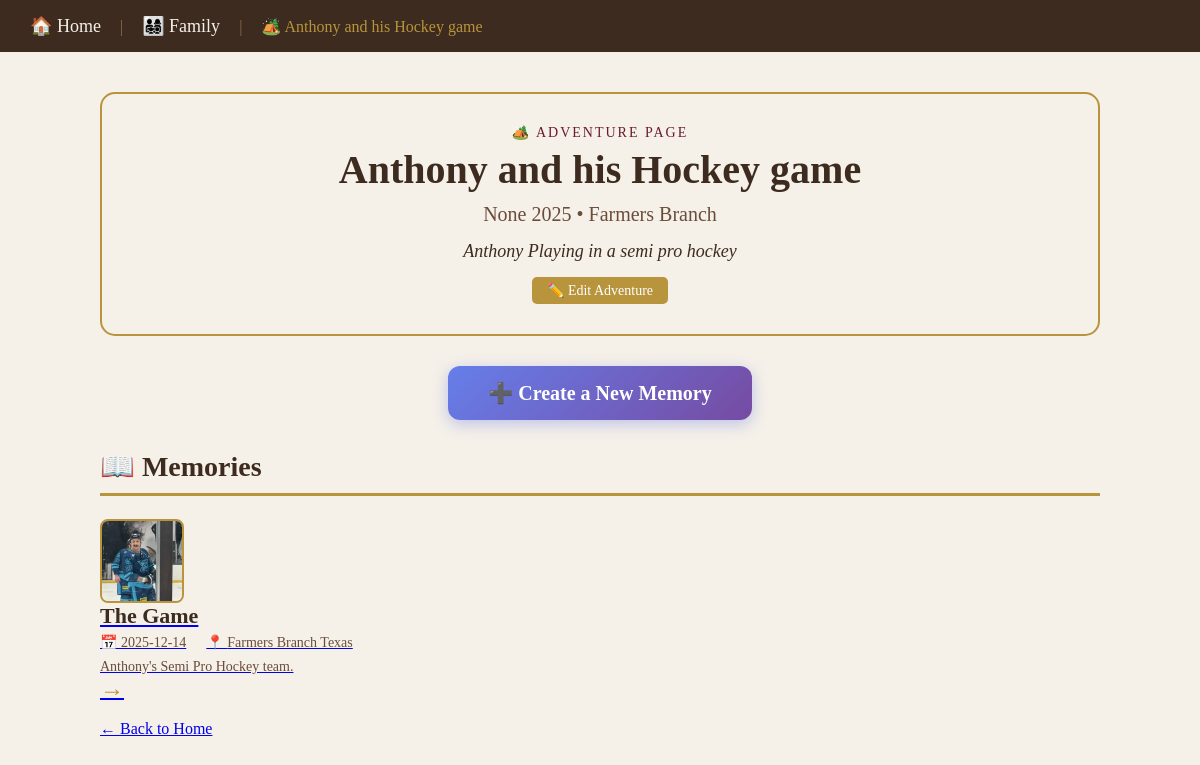
/adventure/2 (signed in), run on the app's committed database.
### tables this page shows
CREATE TABLE events (
            id INTEGER PRIMARY KEY AUTOINCREMENT,
            family_id INTEGER NOT NULL,
            name TEXT NOT NULL,
            year TEXT,
            location TEXT,
            description TEXT, month TEXT,
            FOREIGN KEY(family_id) REFERENCES families(id)
        );

CREATE TABLE posts (
            id INTEGER PRIMARY KEY AUTOINCREMENT,
            family_id INTEGER NOT NULL,
            event_id INTEGER,
            title TEXT NOT NULL,
            adventure_day TEXT,
            date TEXT,
            people TEXT,
            story TEXT,
            favorite_memory TEXT,
            funniest_moment TEXT,
            something_learned TEXT,
            thankful_for TEXT,
            rating TEXT,
            adventure_photo TEXT,
            hero_caption TEXT,
            latitude REAL,
            longitude REAL,
            FOREIGN KEY(family_id) REFERENCES families(id),
            FOREIGN KEY(event_id) REFERENCES events(id)
        );

### app.py (the view)
@app.route("/adventure/<int:adventure_id>")
def adventure_detail(adventure_id):
    conn = get_db_connection()
    event = conn.execute("SELECT * FROM events WHERE id = ? AND family_id = ?", (adventure_id, current_user.family_id)).fetchone()
    if event is None:
        conn.close()
        return "Adventure not found", 404
    posts = conn.execute(
        "SELECT * FROM posts WHERE event_id = ? AND family_id = ? ORDER BY date",
        (adventure_id, current_user.family_id)
    ).fetchall()
    conn.close()
    return render_template("event.html", event=event, posts=posts)

### app.py (called while the page is built)
def get_db_connection():
    conn = sqlite3.connect(DB_NAME)
    conn.row_factory = sqlite3.Row
    return conn

@login_manager.user_loader
def load_user(user_id):
    conn = get_db_connection()
    user = conn.execute("SELECT * FROM users WHERE id = ?", (user_id,)).fetchone()
    conn.close()
    if user:
        return User(
            user["id"],
            user["family_id"],
            user["username"],
            user["email"],
            user["full_name"],
            user["is_admin"]
        )
    return None

@app.context_processor
def inject_user():
    return dict(current_user=current_user)

### templates/event.html (shortened to what this page needs)
<!DOCTYPE html>
<html lang="en">
<head>
</head>
<body>
<div class="nav">
    <div>
        <a href="/">🏠 Home</a>
        <span style="margin: 0 15px; color: #8b6b4a;">|</span>
        <a href="/family-members">👨‍👩‍👧‍👦 Family</a>
        <span style="margin: 0 15px; color: #8b6b4a;">|</span>
        <span style="color: #b8943c;">🏕️ {{ event.name }}</span>
    </div>
</div>
<div class="container">
    <div class="header">
        <p style="color: #6b1a2e; font-size: 14px; text-transform: uppercase; letter-spacing: 2px; margin: 0 0 5px 0;">🏕️ Adventure Page</p>
        <h1>{{ event.name }}</h1>
        <p class="subtitle">{{ event.month }} {{ event.year }} • {{ event.location }}</p>
        {% if event.description %}
        <p class="description">{{ event.description }}</p>
        {% endif %}
        <div style="margin-top: 15px;">
            <a href="/edit-adventure-page/{{ event.id }}" class="btn-gold">✏️ Edit Adventure</a>
        </div>
    </div>
    <div style="text-align: center; margin-bottom: 30px;">
        <a href="/add" class="btn-primary">➕ Create a New Memory</a>
    </div>
    <h2 style="color: #3d2b1f; font-size: 28px; border-bottom: 3px solid #b8943c; padding-bottom: 10px;">📖 Memories</h2>
    {% if posts %}
        {% for post in posts %}
        <a href="/memory/{{ post.id }}">
            <div class="memory-thumb">
                {% if post.adventure_photo %}
                <img src="/static/uploads/{{ post.adventure_photo }}" alt="{{ post.title }}">
                {% else %}
                <div class="no-p <a href="/adventure/{{ event.id }}">
                            {{ event.name }}
                            <span>- {{ event.location }}</span>
                        </a>hoto">📖</div>
                {% endif %}
            </div>
            <div class="memory-info">
                <h3>{{ post.title }}</h3>
                <div class="details">
                    {% if post.date %}
                    <span>📅 {{ post.date }}</span>
                    {% endif %}
                    {% if post.adventure_day %}
                    <span>📍 {{ post.adventure_day }}</span>
                    {% endif %}
                </div>
                {% if post.story %}
                <p class="story-preview">{{ post.story[:100] }}{% if post.story|length > 100 %}...{% endif %}</p>
                {% endif %}
            </div>
            <div class="memory-arrow">→</div>
        </a>
        {% endfor %}
    {% else %}
        <div class="empty-state">
            <p>No memories yet. Click <strong>"Create a New Memory"</strong> to add the first one!</p>
        </div>
    {% endif %}
    <br>
    <a href="/">← Back to Home</a>
</div>
</body>
</html>

### templates/event.html (style rules this page uses)
body { font-family: 'Georgia', serif; background-color: #f5f0e8; color: #3d2b1f; margin: 0; padding: 0; }
.container { max-width: 1000px; margin: 40px auto; padding: 0 20px; }
.nav { background: #3d2b1f; padding: 15px 30px; color: white; display: flex; justify-content: space-between; align-items: center; flex-wrap: wrap; }
.nav a { color: #f5f0e8; text-decoration: none; font-size: 18px; }
.header { background: #f5f0e8; padding: 30px; border-radius: 15px; border: 2px solid #b8943c; text-align: center; margin-bottom: 30px; }
.header h1 { color: #3d2b1f; font-size: 40px; margin: 0 0 10px 0; }
.header .subtitle { color: #6b4c3a; font-size: 20px; margin: 5px 0; }
.header .description { color: #3d2b1f; font-size: 18px; margin: 15px 0 0 0; font-style: italic; }
.btn-primary { background: linear-gradient(135deg, #667eea 0%, #764ba2 100%); color: white; padding: 15px 40px; text-decoration: none; border-radius: 12px; font-size: 20px; font-weight: bold; display: inline-block; box-shadow: 0 4px 15px rgba(102, 126, 234, 0.4); }
.btn-gold { background: #b8943c; color: white; padding: 5px 15px; text-decoration: none; border-radius: 5px; font-size: 14px; display: inline-block; }
.memory-thumb { width: 80px; height: 80px; border-radius: 8px; overflow: hidden; background: #e8e0d5; border: 2px solid #b8943c; flex-shrink: 0; }
.memory-thumb img { width: 100%; height: 100%; object-fit: cover; }
.memory-info { flex: 1; }
.memory-info h3 { color: #3d2b1f; font-size: 22px; margin: 0 0 5px 0; }
.memory-info .details { display: flex; gap: 20px; flex-wrap: wrap; }
.memory-info .details span { color: #6b4c3a; font-size: 14px; }
.memory-info .story-preview { color: #6b4c3a; font-size: 14px; margin: 8px 0 0 0; white-space: nowrap; overflow: hidden; text-overflow: ellipsis; max-width: 400px; }
.memory-arrow { color: #b8943c; font-size: 24px; flex-shrink: 0; }

### data on the page
events: name "Anthony and his Hockey game", year "2025", location "Farmers Branch", description "Anthony Playing in a semi pro hockey"
posts: adventure_photo (picture), title "The Game", date "2025-12-14", adventure_day "Farmers Branch Texas", story "Anthony's Semi Pro Hockey team."

### other printed values
{{ event.month }} "None"
